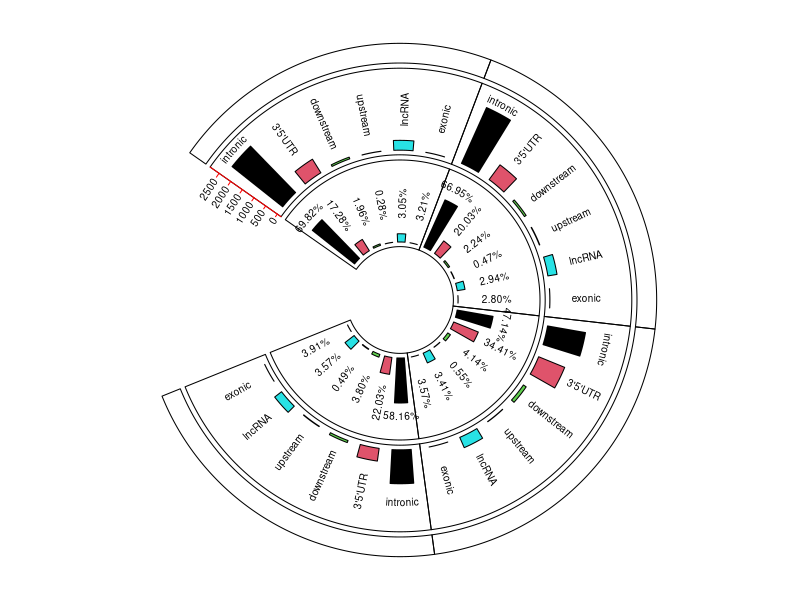

The R source for this figure: (Note: this script raises an error after producing the figure.)
##############################
##############################
### MS GSM4114296 ANALYSIS ###
##############################
##############################

##############################################################
### WM NAWM AL CA AFTER QC MICROGLIA AND SAMPLE FILTRATION ###
##############################################################

#install.packages("circlize")

library(circlize)

sectors = c("Control WM", "MS NAWM", "MS AL", "MS CA")
fsectors = factor(sectors, levels=c("Control WM", "MS NAWM", "MS AL", "MS CA"))

circos.par("clock.wise" = TRUE, start.degree = 145, gap.after = c("MS NAWM" = 0, "Control WM" = 0, "MS AL" = 0, "MS CA" = 57))

circos.initialize(fsectors, xlim = c(0, 6))

circos.track(fsectors, ylim = c(0, 10), track.height = mm_h(5))

### Type of Editing Sites
circos.track(ylim = c(0,17), track.height = mm_h(22))

circos.barplot(sector.index = "Control WM", value = c("intronic" = 2275/160, "3'5'UTR" = 563/160, "downstream" = 64/160, "upstream" = 6/160, "lncRNA" = 346/160, "exonic" = 4/160), 1:6 - 0.5, track.index = 2, col = 1:6)
circos.barplot(sector.index = "MS NAWM", value = c("intronic" = 2152/160, "3'5'UTR" = 644/160, "downstream" = 72/160, "upstream" = 16/160, "lncRNA" = 326/160, "exonic" = 4/160), 1:6 - 0.5, track.index = 2, col = 1:6)
circos.barplot(sector.index = "MS AL", value = c("intronic" = 1355/160, "3'5'UTR" = 989/160, "downstream" = 119/160, "upstream" = 10/160, "lncRNA" = 394/160, "exonic" = 3/160), 1:6 - 0.5, track.index = 2, col = 1:6)
circos.barplot(sector.index = "MS CA", value = c("intronic" = 1193/160, "3'5'UTR" = 452/160, "downstream" = 78/160, "upstream" = 16/160, "lncRNA" = 306/160, "exonic" = 3/160), 1:6 - 0.5, track.index = 2, col = 1:6)

circos.yaxis(side = "left", at = c(0, 500/160, 1000/160, 1500/160, 2000/160, 2500/160), labels = c("0","500", "1000", "1500","2000","2500"), sector.index = "Control WM", track.index = 2, col = "red", labels.cex = 0.6)

circos.text(x=0.5,y=16.5, sector.index = "Control WM", "intronic", facing = 'bending.inside', track.index = 2,cex = 0.6)
circos.text(x=0.5,y=15.5, sector.index = "MS NAWM", "intronic", facing = 'bending.inside', track.index = 2,cex = 0.6)
circos.text(x=0.5,y=13.5, sector.index = "MS AL", "intronic", facing = 'bending.inside', track.index = 2,cex = 0.6)
circos.text(x=0.5,y=11.5, sector.index = "MS CA", "intronic", facing = 'bending.inside', niceFacing = TRUE, track.index = 2,cex = 0.6)

circos.text(x=1.5,y=10.5, sector.index = "Control WM", "3'5'UTR", facing = 'clockwise', niceFacing = TRUE, track.index = 2,cex = 0.6)
circos.text(x=1.5,y=10.5, sector.index = "MS NAWM", "3'5'UTR", facing = 'clockwise', niceFacing = TRUE, track.index = 2,cex = 0.6)
circos.text(x=1.5,y=12, sector.index = "MS AL", "3'5'UTR", facing = 'clockwise', niceFacing = TRUE, track.index = 2,cex = 0.6)
circos.text(x=1.5,y=10, sector.index = "MS CA", "3'5'UTR", facing = 'clockwise', niceFacing = TRUE, track.index = 2,cex = 0.6)

circos.text(x=2.5,y=9.3, sector.index = "Control WM", "downstream", facing = 'clockwise', niceFacing = TRUE, track.index = 2,cex = 0.6)
circos.text(x=2.5,y=9.3, sector.index = "MS NAWM", "downstream", facing = 'clockwise', niceFacing = TRUE, track.index = 2,cex = 0.6)
circos.text(x=2.5,y=9.3, sector.index = "MS AL", "downstream", facing = 'clockwise', niceFacing = TRUE, track.index = 2,cex = 0.6)
circos.text(x=2.5,y=9.3, sector.index = "MS CA", "downstream", facing = 'clockwise', niceFacing = TRUE, track.index = 2,cex = 0.6)

circos.text(x=3.5,y=8.5, sector.index = "Control WM", "upstream", facing = 'clockwise', niceFacing = TRUE, track.index = 2,cex = 0.6)
circos.text(x=3.5,y=8.5, sector.index = "MS NAWM", "upstream", facing = 'clockwise', niceFacing = TRUE, track.index = 2,cex = 0.6)
circos.text(x=3.5,y=8.5, sector.index = "MS AL", "upstream", facing = 'clockwise', niceFacing = TRUE, track.index = 2,cex = 0.6)
circos.text(x=3.5,y=8.5, sector.index = "MS CA", "upstream", facing = 'clockwise', niceFacing = TRUE, track.index = 2,cex = 0.6)

circos.text(x=4.5,y=9, sector.index = "Control WM", "lncRNA", facing = 'clockwise', niceFacing = TRUE, track.index = 2,cex = 0.6)
circos.text(x=4.5,y=9, sector.index = "MS NAWM", "lncRNA", facing = 'clockwise', niceFacing = TRUE, track.index = 2,cex = 0.6)
circos.text(x=4.5,y=9, sector.index = "MS AL", "lncRNA", facing = 'clockwise', niceFacing = TRUE, track.index = 2,cex = 0.6)
circos.text(x=4.5,y=9, sector.index = "MS CA", "lncRNA", facing = 'clockwise', niceFacing = TRUE, track.index = 2,cex = 0.6)

circos.text(x=5.5,y=8, sector.index = "Control WM", "exonic", facing = 'clockwise', niceFacing = TRUE, track.index = 2,cex = 0.6)
circos.text(x=5.5,y=8, sector.index = "MS NAWM", "exonic", facing = 'clockwise', niceFacing = TRUE, track.index = 2,cex = 0.6)
circos.text(x=5.5,y=8, sector.index = "MS AL", "exonic", facing = 'clockwise', niceFacing = TRUE, track.index = 2,cex = 0.6)
circos.text(x=5.5,y=8, sector.index = "MS CA", "exonic", facing = 'clockwise', niceFacing = TRUE, track.index = 2,cex = 0.6)

### Frequency of Editing Sites
circos.track(ylim = c(0,10), track.height = mm_h(22))

circos.barplot(sector.index = "Control WM", value = c("intronic" = (2275/3258)*10, "3'5'UTR" = (563/3258)*10, "downstream" = (64/3258)*10, "upstream" = (6/3258)*10, "lncRNA" = (346/3258)*10, "exonic" = (4/3258)*10), 1:6 - 0.5, track.index = 3, col = 1:6)
circos.barplot(sector.index = "MS NAWM", value = c("intronic" = (2152/3214)*10, "3'5'UTR" = (644/3214)*10, "downstream" = (72/3214)*10, "upstream" = (16/3214)*10, "lncRNA" = (326/3214)*10, "exonic" = (4/3214)*10), 1:6 - 0.5, track.index = 3, col = 1:6)
circos.barplot(sector.index = "MS AL", value = c("intronic" = (1355/2874)*10, "3'5'UTR" = (989/2874)*10, "downstream" = (119/2874)*10, "upstream" = (10/2874)*10, "lncRNA" = (394/2874)*10, "exonic" = (3/2874)*10), 1:6 - 0.5, track.index = 3, col = 1:6)
circos.barplot(sector.index = "MS CA", value = c("intronic" = (1193/2051)*10, "3'5'UTR" = (452/2051)*10, "downstream" = (78/2051)*10, "upstream" = (16/2051)*10, "lncRNA" = (306/2051)*10, "exonic" = (3/2051)*10), 1:6 - 0.5, track.index = 3, col = 1:6)

circos.text(x=0.5,y=8.5, sector.index = "Control WM", "69.82%", facing = 'bending.inside', track.index = 3,cex = 0.6)
circos.text(x=0.5,y=8.5, sector.index = "MS NAWM", "66.95%", facing = 'bending.inside', track.index = 3,cex = 0.6)
circos.text(x=0.5,y=6.5, sector.index = "MS AL", "47.14%", facing = 'bending.inside', track.index = 3,cex = 0.6)
circos.text(x=0.5,y=7.5, sector.index = "MS CA", "58.16%", facing = 'bending.inside', niceFacing = TRUE, track.index = 3,cex = 0.6)

circos.text(x=1.5,y=6, sector.index = "Control WM", "17.28%", facing = 'clockwise', niceFacing = TRUE, track.index = 3,cex = 0.6)
circos.text(x=1.5,y=6, sector.index = "MS NAWM", "20.03%", facing = 'clockwise', niceFacing = TRUE, track.index = 3,cex = 0.6)
circos.text(x=1.5,y=7, sector.index = "MS AL", "34.41%", facing = 'clockwise', niceFacing = TRUE, track.index = 3,cex = 0.6)
circos.text(x=1.5,y=6, sector.index = "MS CA", "22.03%", facing = 'clockwise', niceFacing = TRUE, track.index = 3,cex = 0.6)

circos.text(x=2.5,y=5, sector.index = "Control WM", "1.96%", facing = 'clockwise', niceFacing = TRUE, track.index = 3,cex = 0.6)
circos.text(x=2.5,y=5, sector.index = "MS NAWM", "2.24%", facing = 'clockwise', niceFacing = TRUE, track.index = 3,cex = 0.6)
circos.text(x=2.5,y=5, sector.index = "MS AL", "4.14%", facing = 'clockwise', niceFacing = TRUE, track.index = 3,cex = 0.6)
circos.text(x=2.5,y=5, sector.index = "MS CA", "3.80%", facing = 'clockwise', niceFacing = TRUE, track.index = 3,cex = 0.6)

circos.text(x=3.5,y=5, sector.index = "Control WM", "0.28%", facing = 'clockwise', niceFacing = TRUE, track.index = 3,cex = 0.6)
circos.text(x=3.5,y=5, sector.index = "MS NAWM", "0.47%", facing = 'clockwise', niceFacing = TRUE, track.index = 3,cex = 0.6)
circos.text(x=3.5,y=5, sector.index = "MS AL", "0.55%", facing = 'clockwise', niceFacing = TRUE, track.index = 3,cex = 0.6)
circos.text(x=3.5,y=5, sector.index = "MS CA", "0.49%", facing = 'clockwise', niceFacing = TRUE, track.index = 3,cex = 0.6)

circos.text(x=4.5,y=5, sector.index = "Control WM", "3.05%", facing = 'clockwise', niceFacing = TRUE, track.index = 3,cex = 0.6)
circos.text(x=4.5,y=5, sector.index = "MS NAWM", "2.94%", facing = 'clockwise', niceFacing = TRUE, track.index = 3,cex = 0.6)
circos.text(x=4.5,y=5, sector.index = "MS AL", "3.41%", facing = 'clockwise', niceFacing = TRUE, track.index = 3,cex = 0.6)
circos.text(x=4.5,y=5, sector.index = "MS CA", "3.57%", facing = 'clockwise', niceFacing = TRUE, track.index = 3,cex = 0.6)

circos.text(x=5.5,y=5, sector.index = "Control WM", "3.21%", facing = 'clockwise', niceFacing = TRUE, track.index = 3,cex = 0.6)
circos.text(x=5.5,y=5, sector.index = "MS NAWM", "2.80%", facing = 'clockwise', niceFacing = TRUE, track.index = 3,cex = 0.6)
circos.text(x=5.5,y=5, sector.index = "MS AL", "3.57%", facing = 'clockwise', niceFacing = TRUE, track.index = 3,cex = 0.6)
circos.text(x=5.5,y=5, sector.index = "MS CA", "3.91%", facing = 'clockwise', niceFacing = TRUE, track.index = 3,cex = 0.6)

### Number of Editing Sites
circos.track(ylim = c(0,17), track.height = mm_h(18))

circos.barplot(sector.index = "Control WM", value = 3258/220 , 3, track.index = 4, col = 7, bar_width = 6)
circos.barplot(sector.index = "MS NAWM", value = 3214/220, 3, track.index = 4, col = 7, bar_width = 6)
circos.barplot(sector.index = "MS AL", value = 2874/220, 3, track.index = 4, col = 7, bar_width = 6)
circos.barplot(sector.index = "MS CA", value = 2051/220, 3, track.index = 4, col = 7, bar_width = 6)

circos.text(x=3,y=10, sector.index = "Control WM", "3258", facing = 'bending.inside', track.index = 4,cex = 0.7)
circos.text(x=3,y=10, sector.index = "MS NAWM", "3214", facing = 'bending.inside', track.index = 4,cex = 0.7)
circos.text(x=3,y=9, sector.index = "MS AL", "2874", facing = 'bending.inside', niceFacing = TRUE, track.index = 4,cex = 0.7)
circos.text(x=3,y=6, sector.index = "MS CA", "2051", facing = 'bending.inside', niceFacing = TRUE, track.index = 4,cex = 0.7)

### Add Header Sector Names
circos.text(x=3,y=5, sector.index = "Control WM", "Control WM", facing = 'bending.inside', track.index = 1)
circos.text(x=3,y=5, sector.index = "MS NAWM", "MS NAWM", facing = 'bending.inside', track.index = 1)
circos.text(x=3,y=5, sector.index = "MS AL", "MS AL", facing = 'bending.inside', track.index = 1)
circos.text(x=3,y=5, sector.index = "MS CA", "MS CA", facing = 'bending.inside', track.index = 1)

circos.clear()


#FOOTNOTE: 
#The distribution, percentage and number of A-to-I RNA editing events across MS sample types.







######################################
### EAE NAIVE PRECLINICAL CLINICAL ###
######################################

#install.packages("circlize")

library(circlize)

sectors = c("EAE NAIVE", "EAE PRECLINICAL", "EAE CLINICAL")
fsectors = factor(sectors, levels=c("EAE NAIVE", "EAE PRECLINICAL", "EAE CLINICAL"))

circos.par("clock.wise" = TRUE, start.degree = 150, gap.after = c("EAE NAIVE" = 0, "EAE PRECLINICAL" = 0, "EAE CLINICAL" = 70))

circos.initialize(fsectors, xlim = c(0, 6))


circos.track(fsectors, ylim = c(0, 10), track.height = mm_h(5))

### Type of Editing Sites
circos.track(ylim = c(0,17), track.height = mm_h(22))

circos.barplot(sector.index = "EAE NAIVE", value = c("intronic" = 408/30, "3'5'UTR" = 185/30, "downstream" = 32/30, "upstream" = 4/30, "intergenic" = 0/30, "exonic" = 146/30), 1:6 - 0.5, track.index = 2, col = 1:6)
circos.barplot(sector.index = "EAE PRECLINICAL", value = c("intronic" = 399/30, "3'5'UTR" = 180/30, "downstream" = 17/30, "upstream" = 3/30, "intergenic" = 105/30, "exonic" = 144/30), 1:6 - 0.5, track.index = 2, col = 1:6)
circos.barplot(sector.index = "EAE CLINICAL", value = c("intronic" = 177/30, "3'5'UTR" = 222/30, "downstream" = 19/30, "upstream" = 4/30, "intergenic" = 0/30, "exonic" = 124/30), 1:6 - 0.5, track.index = 2, col = 1:6)

circos.yaxis(side = "left", at = c(0, 100/30, 200/30, 300/30, 400/30, 500/30), labels = c("0","100", "200", "300","400","500"), sector.index = "EAE NAIVE", track.index = 2, col = "red", labels.cex = 0.6)

circos.text(x=0.5,y=16, sector.index = "EAE NAIVE", "intronic", facing = 'bending.inside', track.index = 2,cex = 0.6)
circos.text(x=0.5,y=16, sector.index = "EAE PRECLINICAL", "intronic", facing = 'bending.inside', track.index = 2,cex = 0.6)
circos.text(x=0.5,y=9.5, sector.index = "EAE CLINICAL", "intronic", facing = 'bending.inside', track.index = 2,cex = 0.6)

circos.text(x=1.5,y=12, sector.index = "EAE NAIVE", "3'5'UTR", facing = 'clockwise', niceFacing = TRUE, track.index = 2,cex = 0.6)
circos.text(x=1.5,y=12, sector.index = "EAE PRECLINICAL", "3'5'UTR", facing = 'clockwise', niceFacing = TRUE, track.index = 2,cex = 0.6)
circos.text(x=1.5,y=13, sector.index = "EAE CLINICAL", "3'5'UTR", facing = 'clockwise', niceFacing = TRUE, track.index = 2,cex = 0.6)

circos.text(x=2.5,y=9.3, sector.index = "EAE NAIVE", "downstream", facing = 'clockwise', niceFacing = TRUE, track.index = 2,cex = 0.6)
circos.text(x=2.5,y=9.3, sector.index = "EAE PRECLINICAL", "downstream", facing = 'clockwise', niceFacing = TRUE, track.index = 2,cex = 0.6)
circos.text(x=2.5,y=9.3, sector.index = "EAE CLINICAL", "downstream", facing = 'clockwise', niceFacing = TRUE, track.index = 2,cex = 0.6)

circos.text(x=3.5,y=8, sector.index = "EAE NAIVE", "upstream", facing = 'clockwise', niceFacing = TRUE, track.index = 2,cex = 0.6)
circos.text(x=3.5,y=8, sector.index = "EAE PRECLINICAL", "upstream", facing = 'clockwise', niceFacing = TRUE, track.index = 2,cex = 0.6)
circos.text(x=3.5,y=8, sector.index = "EAE CLINICAL", "upstream", facing = 'clockwise', niceFacing = TRUE, track.index = 2,cex = 0.6)

circos.text(x=4.5,y=9, sector.index = "EAE NAIVE", "intergenic", facing = 'clockwise', niceFacing = TRUE, track.index = 2,cex = 0.6)
circos.text(x=4.5,y=11, sector.index = "EAE PRECLINICAL", "intergenic", facing = 'clockwise', niceFacing = TRUE, track.index = 2,cex = 0.6)
circos.text(x=4.5,y=9, sector.index = "EAE CLINICAL", "intergenic", facing = 'clockwise', niceFacing = TRUE, track.index = 2,cex = 0.6)

circos.text(x=5.5,y=10, sector.index = "EAE NAIVE", "exonic", facing = 'clockwise', niceFacing = TRUE, track.index = 2,cex = 0.6)
circos.text(x=5.5,y=10, sector.index = "EAE PRECLINICAL", "exonic", facing = 'clockwise', niceFacing = TRUE, track.index = 2,cex = 0.6)
circos.text(x=5.5,y=10, sector.index = "EAE CLINICAL", "exonic", facing = 'clockwise', niceFacing = TRUE, track.index = 2,cex = 0.6)

### Frequency of Editing Sites
circos.track(ylim = c(0,10), track.height = mm_h(18))


circos.barplot(sector.index = "EAE NAIVE", value = c("intronic" = (408/775)*10, "3'5'UTR" = (185/775)*10, "downstream" = (32/775)*10, "upstream" = (4/775)*10, "intergenic" = (0/775)*10, "exonic" = (146/775)*10), 1:6 - 0.5, track.index = 3, col = 1:6)
circos.barplot(sector.index = "EAE PRECLINICAL", value = c("intronic" = (399/743)*10, "3'5'UTR" = (180/743)*10, "downstream" = (17/743)*10, "upstream" = (3/743)*10, "intergenic" = (105/743)*10, "exonic" = (144/743)*10), 1:6 - 0.5, track.index = 3, col = 1:6)
circos.barplot(sector.index = "EAE CLINICAL", value = c("intronic" = (177/546)*10, "3'5'UTR" = (222/546)*10, "downstream" = (19/546)*10, "upstream" = (4/546)*10, "intergenic" = (0/546)*10, "exonic" = (124/546)*10), 1:6 - 0.5, track.index = 3, col = 1:6)

circos.text(x=0.5,y=8, sector.index = "EAE NAIVE", "52.64%", facing = 'bending.inside', track.index = 3,cex = 0.6)
circos.text(x=0.5,y=8, sector.index = "EAE PRECLINICAL", "53.70%", facing = 'bending.inside', track.index = 3,cex = 0.6)
circos.text(x=0.5,y=6, sector.index = "EAE CLINICAL", "32.41%", facing = 'bending.inside', track.index = 3,cex = 0.6)

circos.text(x=1.5,y=6.5, sector.index = "EAE NAIVE", "23.87%", facing = 'clockwise', niceFacing = TRUE, track.index = 3,cex = 0.6)
circos.text(x=1.5,y=6.5, sector.index = "EAE PRECLINICAL", "24.22%", facing = 'clockwise', niceFacing = TRUE, track.index = 3,cex = 0.6)
circos.text(x=1.5,y=7.5, sector.index = "EAE CLINICAL", "40.65%", facing = 'clockwise', niceFacing = TRUE, track.index = 3,cex = 0.6)

circos.text(x=2.5,y=5, sector.index = "EAE NAIVE", "4.12%", facing = 'clockwise', niceFacing = TRUE, track.index = 3,cex = 0.6)
circos.text(x=2.5,y=5, sector.index = "EAE PRECLINICAL", "2.28%", facing = 'clockwise', niceFacing = TRUE, track.index = 3,cex = 0.6)
circos.text(x=2.5,y=5, sector.index = "EAE CLINICAL", "3.47%", facing = 'clockwise', niceFacing = TRUE, track.index = 3,cex = 0.6)

circos.text(x=3.5,y=5, sector.index = "EAE NAIVE", "0.51%", facing = 'clockwise', niceFacing = TRUE, track.index = 3,cex = 0.6)
circos.text(x=3.5,y=5, sector.index = "EAE PRECLINICAL", "0.40%", facing = 'clockwise', niceFacing = TRUE, track.index = 3,cex = 0.6)
circos.text(x=3.5,y=5, sector.index = "EAE CLINICAL", "0.73%", facing = 'clockwise', niceFacing = TRUE, track.index = 3,cex = 0.6)

circos.text(x=4.5,y=5, sector.index = "EAE NAIVE", "0.00%", facing = 'clockwise', niceFacing = TRUE, track.index = 3,cex = 0.6)
circos.text(x=4.5,y=6, sector.index = "EAE PRECLINICAL", "14.13%", facing = 'clockwise', niceFacing = TRUE, track.index = 3,cex = 0.6)
circos.text(x=4.5,y=5, sector.index = "EAE CLINICAL", "0.00%", facing = 'clockwise', niceFacing = TRUE, track.index = 3,cex = 0.6)

circos.text(x=5.5,y=6, sector.index = "EAE NAIVE", "18.83%", facing = 'clockwise', niceFacing = TRUE, track.index = 3,cex = 0.6)
circos.text(x=5.5,y=6, sector.index = "EAE PRECLINICAL", "19.38%", facing = 'clockwise', niceFacing = TRUE, track.index = 3,cex = 0.6)
circos.text(x=5.5,y=6, sector.index = "EAE CLINICAL", "22.71%", facing = 'clockwise', niceFacing = TRUE, track.index = 3,cex = 0.6)

### Number of Editing Sites
circos.track(ylim = c(0,17), track.height = mm_h(15))

circos.barplot(sector.index = "EAE NAIVE", value = 775/50, 3, track.index = 4, col = 7, bar_width = 6)
circos.barplot(sector.index = "EAE PRECLINICAL", value = 294/50 , 3, track.index = 4, col = 7, bar_width = 6)
circos.barplot(sector.index = "EAE CLINICAL", value = 177/50, 3, track.index = 4, col = 7, bar_width = 6)

circos.text(x=3,y=9, sector.index = "EAE NAIVE", "775", facing = 'bending.inside', niceFacing = TRUE, track.index = 4,cex = 0.8)
circos.text(x=3,y=12, sector.index = "EAE PRECLINICAL", "294", facing = 'bending.inside', track.index = 4,cex = 0.8)
circos.text(x=3,y=10, sector.index = "EAE CLINICAL", "177", facing = 'bending.inside', niceFacing = TRUE, track.index = 4,cex = 0.8)

### Add Header Sector Names
circos.text(x=3,y=5, sector.index = "EAE NAIVE", "EAE NAIVE", facing = 'bending.inside', track.index = 1)
circos.text(x=3,y=5, sector.index = "EAE PRECLINICAL", "EAE PRECLINICAL", facing = 'bending.inside', track.index = 1)
circos.text(x=3,y=5, sector.index = "EAE CLINICAL", "EAE CLINICAL", facing = 'bending.inside', track.index = 1)


circos.clear()


#FOOTNOTE: 
#The distribution, percentage and number of A-to-I RNA editing events across EAE sample types.










######################################################################################
###### MSvsEAE SITES FROM COMMON GENES AFTER QC MICROGLIA AND SAMPLE FILTRATION ######
######################################################################################

#install.packages("circlize")

library(circlize)

sectors = c("WMvsNAIVE", "NAWMvsPRECLINICAL", "ALvsCLINICAL", "CAvsCLINICAL")
fsectors = factor(sectors, levels = c("WMvsNAIVE","NAWMvsPRECLINICAL", "ALvsCLINICAL", "CAvsCLINICAL"))

circos.par("clock.wise" = TRUE, start.degree = 145, gap.after = c("NAWMvsPRECLINICAL" = 0, "WMvsNAIVE" = 0, "ALvsCLINICAL" = 0, "CAvsCLINICAL" = 57))

circos.initialize(fsectors, xlim = c(0, 6))


circos.track(fsectors, ylim = c(0, 10), track.height = mm_h(5))

### Type of Editing Sites
circos.track(ylim = c(0,14), track.height = mm_h(22))

circos.barplot(sector.index = "WMvsNAIVE", value = c("intronic" = 259/25, "3'5'UTR" = 48/25, "downstream" = 0/25, "upstream" = 3/25, "lncRNA" = 1/25, "exonic" = 0/25), 1:6 - 0.5, track.index = 2, col = 1:6)
circos.barplot(sector.index = "NAWMvsPRECLINICAL", value = c("intronic" = 169/25, "3'5'UTR" = 62/25, "downstream" = 0/25, "upstream" = 0/25, "lncRNA" = 7/25, "exonic" = 0/25), 1:6 - 0.5, track.index = 2, col = 1:6)
circos.barplot(sector.index = "ALvsCLINICAL", value = c("intronic" = 32/25, "3'5'UTR" = 54/25, "downstream" = 1/25, "upstream" = 0/25, "lncRNA" = 0/25, "exonic" = 0/25), 1:6 - 0.5, track.index = 2, col = 1:6)
circos.barplot(sector.index = "CAvsCLINICAL", value = c("intronic" = 34/25, "3'5'UTR" = 31/25, "downstream" = 0/25, "upstream" = 0/25, "lncRNA" = 0/25, "exonic" = 0/25), 1:6 - 0.5, track.index = 2, col = 1:6)

circos.yaxis(side = "left", at = c(0, 100/25, 150/25, 200/25, 250/25, 300/25), labels = c("0","100", "150", "200","250","300"), sector.index = "WMvsNAIVE", track.index = 2, col = "red", labels.cex = 0.6)

circos.text(x=0.5,y=13, sector.index = "WMvsNAIVE", "intronic", facing = 'bending.inside', track.index = 2,cex = 0.7)
circos.text(x=0.5,y=10, sector.index = "NAWMvsPRECLINICAL", "intronic", facing = 'bending.inside', track.index = 2,cex = 0.7)
circos.text(x=0.5,y=7, sector.index = "ALvsCLINICAL", "intronic", facing = 'clockwise', niceFacing = FALSE, track.index = 2,cex = 0.7)
circos.text(x=0.5,y=7, sector.index = "CAvsCLINICAL", "intronic", facing = 'clockwise', niceFacing = TRUE, track.index = 2,cex = 0.7)

circos.text(x=1.5,y=8, sector.index = "WMvsNAIVE", "3'5'UTR", facing = 'clockwise', niceFacing = TRUE, track.index = 2,cex = 0.7)
circos.text(x=1.5,y=8, sector.index = "NAWMvsPRECLINICAL", "3'5'UTR", facing = 'clockwise', niceFacing = TRUE, track.index = 2,cex = 0.7)
circos.text(x=1.5,y=8, sector.index = "ALvsCLINICAL", "3'5'UTR", facing = 'clockwise', niceFacing = TRUE, track.index = 2,cex = 0.7)
circos.text(x=1.5,y=8, sector.index = "CAvsCLINICAL", "3'5'UTR", facing = 'clockwise', niceFacing = TRUE, track.index = 2,cex = 0.7)

circos.text(x=2.5,y=7.8, sector.index = "WMvsNAIVE", "downstream", facing = 'clockwise', niceFacing = TRUE, track.index = 2,cex = 0.7)
circos.text(x=2.5,y=7.8, sector.index = "NAWMvsPRECLINICAL", "downstream", facing = 'clockwise', niceFacing = TRUE, track.index = 2,cex = 0.7)
circos.text(x=2.5,y=7.8, sector.index = "ALvsCLINICAL", "downstream", facing = 'clockwise', niceFacing = TRUE, track.index = 2,cex = 0.7)
circos.text(x=2.5,y=7.8, sector.index = "CAvsCLINICAL", "downstream", facing = 'clockwise', niceFacing = TRUE, track.index = 2,cex = 0.7)

circos.text(x=3.5,y=8, sector.index = "WMvsNAIVE", "upstream", facing = 'clockwise', niceFacing = TRUE, track.index = 2,cex = 0.7)
circos.text(x=3.5,y=8, sector.index = "NAWMvsPRECLINICAL", "upstream", facing = 'clockwise', niceFacing = TRUE, track.index = 2,cex = 0.7)
circos.text(x=3.5,y=8, sector.index = "ALvsCLINICAL", "upstream", facing = 'clockwise', niceFacing = TRUE, track.index = 2,cex = 0.7)
circos.text(x=3.5,y=8, sector.index = "CAvsCLINICAL", "upstream", facing = 'clockwise', niceFacing = TRUE, track.index = 2,cex = 0.7)

circos.text(x=4.5,y=8, sector.index = "WMvsNAIVE", "lncRNA", facing = 'clockwise', niceFacing = TRUE, track.index = 2,cex = 0.7)
circos.text(x=4.5,y=8, sector.index = "NAWMvsPRECLINICAL", "lncRNA", facing = 'clockwise', niceFacing = TRUE, track.index = 2,cex = 0.7)
circos.text(x=4.5,y=8, sector.index = "ALvsCLINICAL", "lncRNA", facing = 'clockwise', niceFacing = TRUE, track.index = 2,cex = 0.7)
circos.text(x=4.5,y=8, sector.index = "CAvsCLINICAL", "lncRNA", facing = 'clockwise', niceFacing = TRUE, track.index = 2,cex = 0.7)

circos.text(x=5.5,y=8, sector.index = "WMvsNAIVE", "exonic", facing = 'clockwise', niceFacing = TRUE, track.index = 2,cex = 0.7)
circos.text(x=5.5,y=8, sector.index = "NAWMvsPRECLINICAL", "exonic", facing = 'clockwise', niceFacing = TRUE, track.index = 2,cex = 0.7)
circos.text(x=5.5,y=8, sector.index = "ALvsCLINICAL", "exonic", facing = 'clockwise', niceFacing = TRUE, track.index = 2,cex = 0.7)
circos.text(x=5.5,y=8, sector.index = "CAvsCLINICAL", "exonic", facing = 'clockwise', niceFacing = TRUE, track.index = 2,cex = 0.7)

### Frequency of Editing Sites
circos.track(ylim = c(0,11), track.height = mm_h(22))

circos.barplot(sector.index = "WMvsNAIVE", value = c("intronic" = (259/311)*10, "3'5'UTR" = (48/311)*10, "downstream" = (0/311)*10, "upstream" = (3/311)*10, "lncRNA" = (1/311)*10, "exonic" = (0/311)*10), 1:6 - 0.5, track.index = 3, col = 1:6)
circos.barplot(sector.index = "NAWMvsPRECLINICAL", value = c("intronic" = (169/238)*10, "3'5'UTR" = (62/238)*10, "downstream" = (0/238)*10, "upstream" = (0/238)*10, "lncRNA" = (7/238)*10, "exonic" = (0/238)*10), 1:6 - 0.5, track.index = 3, col = 1:6)
circos.barplot(sector.index = "ALvsCLINICAL", value = c("intronic" = (32/87)*10, "3'5'UTR" = (54/87)*10, "downstream" = (1/87)*10, "upstream" = (0/87)*10, "lncRNA" = (0/87)*10, "exonic" = (0/87)*10), 1:6 - 0.5, track.index = 3, col = 1:6)
circos.barplot(sector.index = "CAvsCLINICAL", value = c("intronic" = (34/65)*10, "3'5'UTR" = (31/65)*10, "downstream" = (0/65)*10, "upstream" = (0/65)*10, "lncRNA" = (0/65)*10, "exonic" = (0/65)*10), 1:6 - 0.5, track.index = 3, col = 1:6)

circos.text(x=0.5,y=10, sector.index = "WMvsNAIVE", "83.27%", facing = 'bending.inside', niceFacing = TRUE, track.index = 3,cex = 0.7)
circos.text(x=0.5,y=9, sector.index = "NAWMvsPRECLINICAL", "71.00%", facing = 'bending.inside', track.index = 3,cex = 0.7)
circos.text(x=0.5,y=8, sector.index = "ALvsCLINICAL", "36.78%", facing = 'clockwise', track.index = 3,cex = 0.7)
circos.text(x=0.5,y=8.5, sector.index = "CAvsCLINICAL", "52.30%", facing = 'clockwise', niceFacing = TRUE, track.index = 3,cex = 0.7)

circos.text(x=1.5,y=7, sector.index = "WMvsNAIVE", "15.43%", facing = 'clockwise', niceFacing = TRUE, track.index = 3,cex = 0.7)
circos.text(x=1.5,y=7, sector.index = "NAWMvsPRECLINICAL", "26.05%", facing = 'clockwise', niceFacing = TRUE, track.index = 3,cex = 0.7)
circos.text(x=1.5,y=9, sector.index = "ALvsCLINICAL", "62.06%", facing = 'bending.inside', niceFacing = TRUE, track.index = 3,cex = 0.7)
circos.text(x=1.5,y=8.2, sector.index = "CAvsCLINICAL", "47.69%", facing = 'clockwise', niceFacing = TRUE, track.index = 3,cex = 0.7)

circos.text(x=2.5,y=6, sector.index = "WMvsNAIVE", "0%", facing = 'clockwise', niceFacing = TRUE, track.index = 3,cex = 0.7)
circos.text(x=2.5,y=6, sector.index = "NAWMvsPRECLINICAL", "0%", facing = 'clockwise', niceFacing = TRUE, track.index = 3,cex = 0.7)
circos.text(x=2.5,y=6, sector.index = "ALvsCLINICAL", "1.14%", facing = 'clockwise', niceFacing = TRUE, track.index = 3,cex = 0.7)
circos.text(x=2.5,y=6, sector.index = "CAvsCLINICAL", "0%", facing = 'clockwise', niceFacing = TRUE, track.index = 3,cex = 0.7)

circos.text(x=3.5,y=6, sector.index = "WMvsNAIVE", "0.96%", facing = 'clockwise', niceFacing = TRUE, track.index = 3,cex = 0.7)
circos.text(x=3.5,y=6, sector.index = "NAWMvsPRECLINICAL", "0%", facing = 'clockwise', niceFacing = TRUE, track.index = 3,cex = 0.7)
circos.text(x=3.5,y=6, sector.index = "ALvsCLINICAL", "0%", facing = 'clockwise', niceFacing = TRUE, track.index = 3,cex = 0.7)
circos.text(x=3.5,y=6, sector.index = "CAvsCLINICAL", "0%", facing = 'clockwise', niceFacing = TRUE, track.index = 3,cex = 0.7)

circos.text(x=4.5,y=6, sector.index = "WMvsNAIVE", "0.32%", facing = 'clockwise', niceFacing = TRUE, track.index = 3,cex = 0.7)
circos.text(x=4.5,y=6, sector.index = "NAWMvsPRECLINICAL", "2.94%", facing = 'clockwise', niceFacing = TRUE, track.index = 3,cex = 0.7)
circos.text(x=4.5,y=6, sector.index = "ALvsCLINICAL", "0%", facing = 'clockwise', niceFacing = TRUE, track.index = 3,cex = 0.7)
circos.text(x=4.5,y=6, sector.index = "CAvsCLINICAL", "0%", facing = 'clockwise', niceFacing = TRUE, track.index = 3,cex = 0.7)

circos.text(x=5.5,y=6, sector.index = "WMvsNAIVE", "0%", facing = 'clockwise', niceFacing = TRUE, track.index = 3,cex = 0.7)
circos.text(x=5.5,y=6, sector.index = "NAWMvsPRECLINICAL", "0%", facing = 'clockwise', niceFacing = TRUE, track.index = 3,cex = 0.7)
circos.text(x=5.5,y=6, sector.index = "ALvsCLINICAL", "0%", facing = 'clockwise', niceFacing = TRUE, track.index = 3,cex = 0.7)
circos.text(x=5.5,y=6, sector.index = "CAvsCLINICAL", "0%", facing = 'clockwise', niceFacing = TRUE, track.index = 3,cex = 0.7)

### Number of Editing Sites
circos.track(ylim = c(0,14), track.height = mm_h(18))

circos.barplot(sector.index = "WMvsNAIVE", value = 311/25 , 3, track.index = 4, col = 7, bar_width = 6)
circos.barplot(sector.index = "NAWMvsPRECLINICAL", value = 238/25, 3, track.index = 4, col = 7, bar_width = 6)
circos.barplot(sector.index = "ALvsCLINICAL", value = 87/25, 3, track.index = 4, col = 7, bar_width = 6)
circos.barplot(sector.index = "CAvsCLINICAL", value = 65/25, 3, track.index = 4, col = 7, bar_width = 6)

circos.text(x=3,y=7, sector.index = "WMvsNAIVE", "311", facing = 'bending.inside', niceFacing = TRUE, track.index = 4,cex = 0.8)
circos.text(x=3,y=5, sector.index = "NAWMvsPRECLINICAL", "238", facing = 'bending.inside', niceFacing = TRUE, track.index = 4,cex = 0.8)
circos.text(x=3,y=9, sector.index = "ALvsCLINICAL", "87", facing = 'bending.inside', niceFacing = TRUE, track.index = 4,cex = 0.8)
circos.text(x=3,y=8, sector.index = "CAvsCLINICAL", "65", facing = 'bending.inside', niceFacing = TRUE, track.index = 4,cex = 0.8)

### Add Header Sector Names
circos.text(x=3,y=28, sector.index = "WMvsNAIVE", "WMvsNAIVE Common Targets", facing = 'bending.inside', adj = c(0.5, 2.6), track.index = 1)
circos.text(x=3,y=28, sector.index = "NAWMvsPRECLINICAL", "NAWMvsPRECLINICAL Common Targets", facing = 'bending.inside', adj = c(0.5, 2.6), track.index = 1)
circos.text(x=3,y=28, sector.index = "ALvsCLINICAL", "ALvsCLINICAL Common Targets", facing = 'bending.inside', adj = c(0.5, 2.6), track.index = 1)
circos.text(x=3,y=28, sector.index = "CAvsCLINICAL", "CAvsCLINICAL Common Targets", facing = 'bending.inside', adj = c(0.5, 2.6), track.index = 1)



circos.clear()


#FOOTNOTE: 
#The distribution, percentage and number of common A-to-I RNA editing events across EAE and MS sample types.
